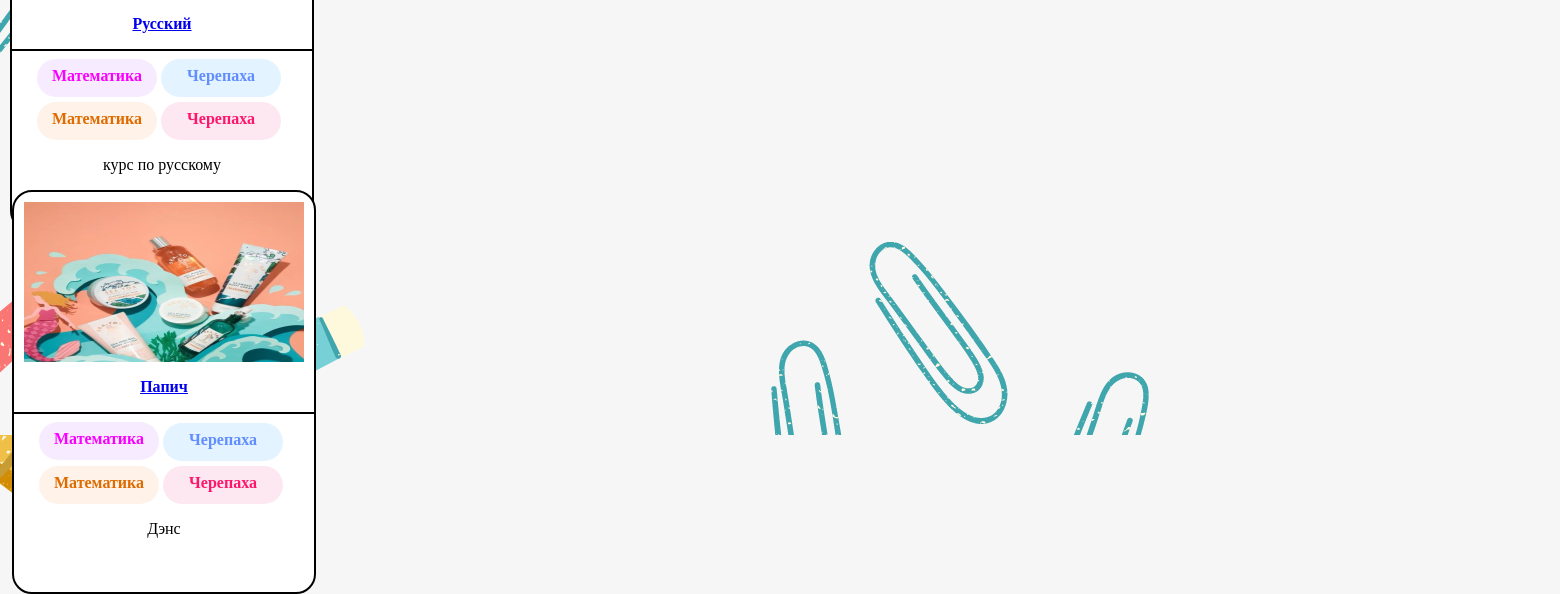
The app's page / (lower part), older data.
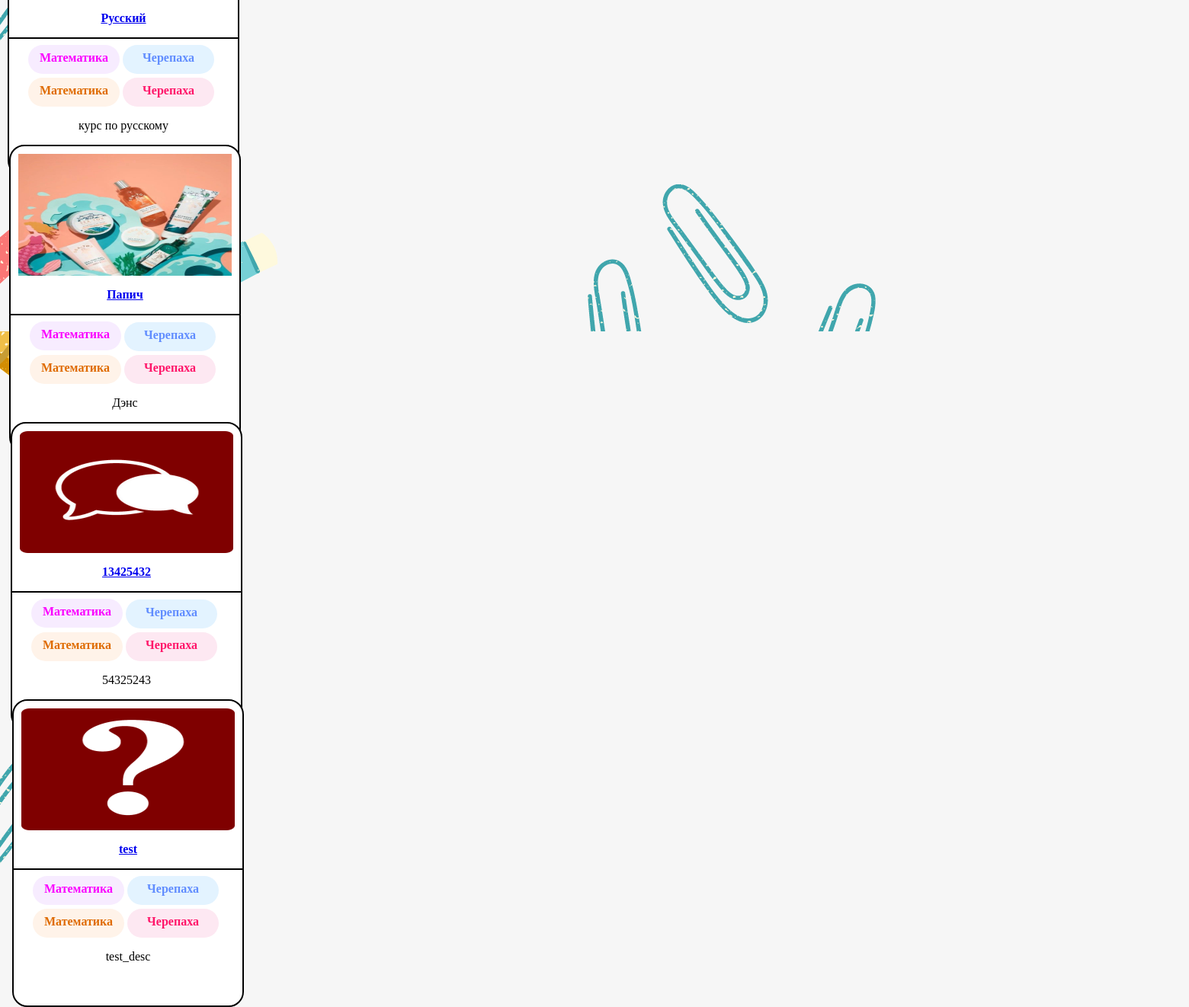
The same page, newer data.
### oursite/models.py (models this page shows, shortened)
class Video(models.Model):
    caption=models.CharField(max_length=100)
    description = models.TextField()
    video=models.FileField(upload_to='video/')
    preview=models.ImageField(upload_to='media/')
    tags=models.TextField()

### oursite/views.py (the view)
# urls.py: path('', views.post_list, name='post_list'),
def post_list(request):
    video = Video.objects.all()
    return render(request, 'oursite/index.html', {'Vid': video})

### cart/context_processors.py (called while the page is built)
def cart(request):
    return {'cart': Cart(request)}

### oursite/templates/OurSite/index.html (shortened to what this page needs)
{% load static %}
{% load embed_video_tags %}
<html lang="en">
<head>
  <link rel="stylesheet" href="{% static 'css/main.css' %}">
</head>
<body class="bg">
{% block page_content %}
{% for x in Vid %}
	<div class="video-block">
        <a href="{% url 'show' x.pk %}"><img class="turtle" src="{{ x.preview.url }}" alt="{{ x.caption }}"></a>
		<a href="{% url 'show' x.pk %}"><p class="vid_title">{{ x.caption }}</p></a>
      <hr size="2" color="#000000">
      <div class="tags">
        <div class="tag1">
      Математика
      </div>
         <div class="tag2">
      Черепаха
      </div>
      </div>
        <div class="tags2">
        <div class="tag3">
      Математика
      </div>
         <div class="tag4">
      Черепаха
      </div>
      </div>
		<p class="vid_description">{{ x.description }}</p>
{% endfor %}
	</div>
{%endblock%}
</body>
</html>

Row changes from the older to the newer data that the page shows:
added Video: preview (picture), caption "13425432", description "54325243"
added Video: preview (picture), caption "test", description "test_desc"
